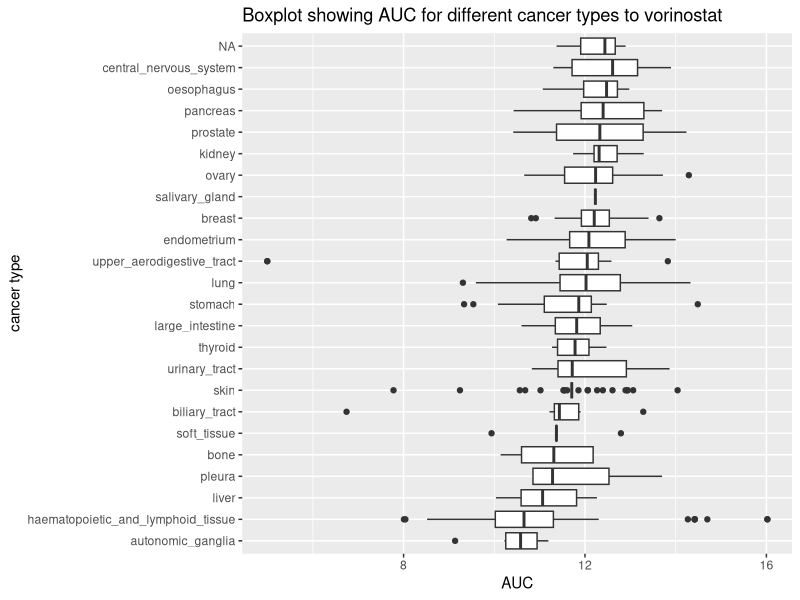
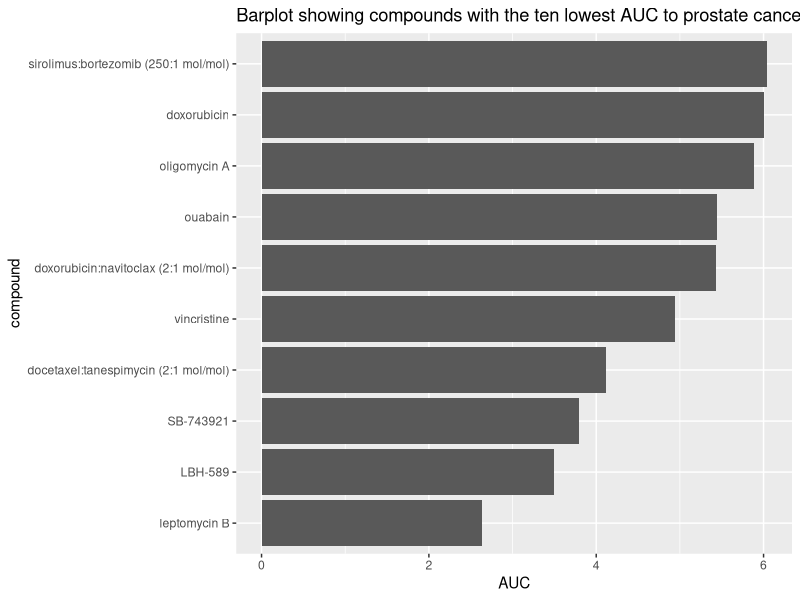
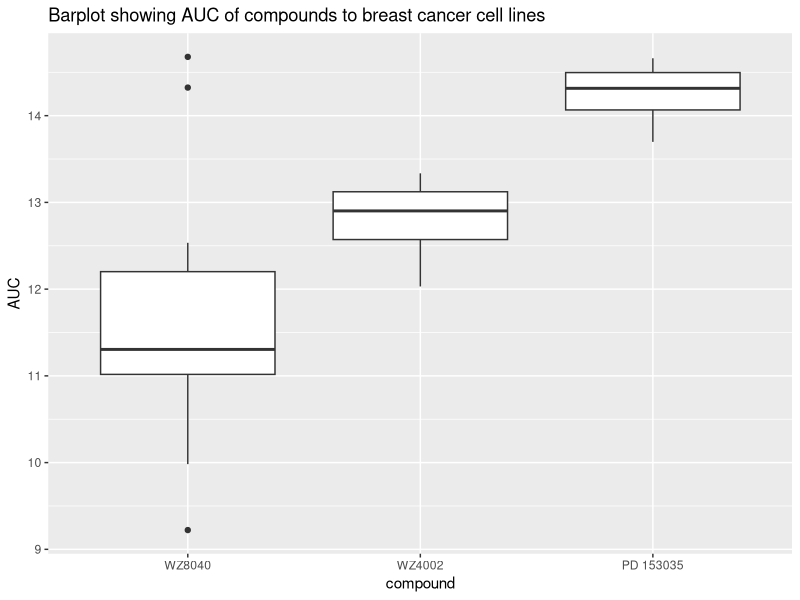

Here is the R script that generated these plots, in order:
## ---- chunk 1
library(tidyverse)
library(ggplot2)
library(forcats)
## ---- chunk 2
dad_mom<-read_tsv("dad_mom.txt")

dad_mom
## ---- chunk 3
dad_mom_tidy<-dad_mom%>%
  unite("dad",name_dad:income_dad,sep="_")%>% #lines 43-44 to associate incomes with each person
  unite("mom",name_mom:income_mom,sep="_")%>%
  gather(key="parent_type",value="name",dad,mom)%>% #turn each row into an observation
  separate(name,c("name","income"),sep="_") #create separate columns for name and income variables

dad_mom_tidy
## ---- chunk 4
auc1<-read_csv("CTRP_files/AUC_1.csv")
auc2<-read_csv("CTRP_files/AUC_2.csv")
ccl<-read_csv("CTRP_files/cancer_cell_line_info.csv")
cpd<-read_csv("CTRP_files/compound_info.csv")
expt<-read_csv("CTRP_files/Experiment_info.csv")
## ---- chunk 5
joined<-expt%>%
  full_join(ccl,by="master_ccl_id")%>%
  full_join(auc1,by=c("expt_id"="experiment_id"))%>%
  full_join(auc2,by=c("expt_id"="experiment_id"))%>%
  select(!c(area_under_curve.y,master_cpd_id.y))%>%
  rename(area_under_curve=area_under_curve.x,master_cpd_id=master_cpd_id.x)%>%
  full_join(cpd,by="master_cpd_id")
## ---- chunk 6
q1<-joined%>%
  filter(cpd_name=="vorinostat")

ggplot(q1,aes(y=fct_reorder(cancer_type,area_under_curve),x=area_under_curve))+
  geom_boxplot()+
  labs(title="Boxplot showing AUC for different cancer types to vorinostat",y="cancer type",x="AUC")
## ---- chunk 7
#autonomic_ganglia
## ---- chunk 8
q2<-joined%>%
  filter(ccl_name=="22RV1")%>%
  arrange(area_under_curve)%>%
  slice(1:10) #too many compounds to graph, so I chose the ten that had the lowest AUC

ggplot(q2,aes(y=fct_reorder(cpd_name,area_under_curve),x=area_under_curve))+
  geom_col()+
  labs(title="Barplot showing compounds with the ten lowest AUC to prostate cancer cell line 22RV1",y="compound",x="AUC")
## ---- chunk 9
#Leptomycin B
## ---- chunk 10
q3<-joined%>%
  filter(gene_symbol_of_protein_target=="EGFR"&cancer_type=="breast")

ggplot(q3,aes(x=fct_reorder(cpd_name,area_under_curve),y=area_under_curve))+
  geom_boxplot()+
  labs(title="Barplot showing AUC of compounds to breast cancer cell lines",x="compound",y="AUC")
## ---- chunk 11
#WZ8040
